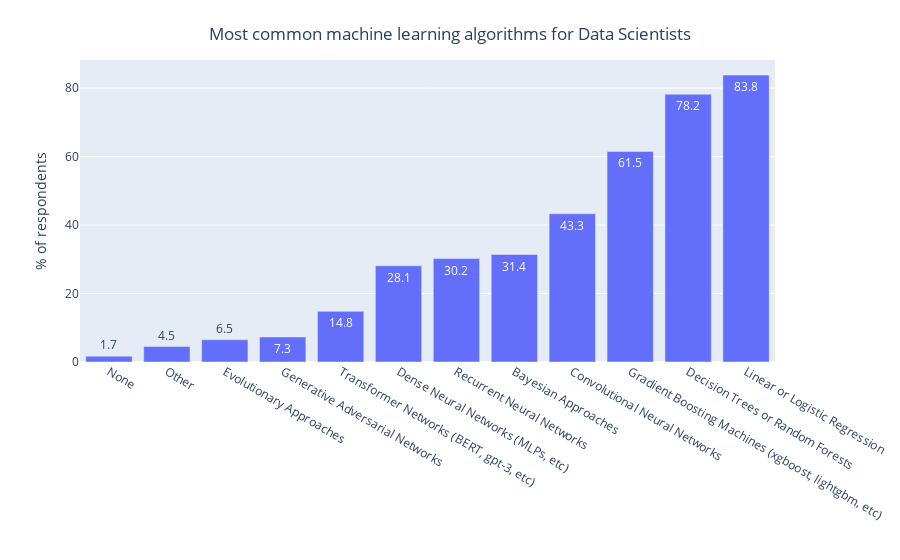

Notebook code cell kept with this figure:
### Code cell
question_name = 'Q17'
dictionary_of_counts = sort_dictionary_by_percent(responses_df,
                                                  q17_list_of_columns,
                                                  q17_dictionary_of_counts)
title_for_chart = 'Most common machine learning algorithms for Data Scientists'
title_for_y_axis = '% of respondents'
orientation_for_chart = 'v'
  
plotly_bar_chart(response_counts=dictionary_of_counts,
                 title=title_for_chart,
                 y_axis_title=title_for_y_axis,
                 orientation=orientation_for_chart)

### Figure 1 — Plotly figure (JSON) as saved in the notebook; plotly's stock layout.template omitted (floating-point values rounded to 4 significant figures)
{"data": [{"alignmentgroup": "True", "hovertemplate": "variable=0<br>=%{x}<br>% of respondents=%{y}<br>text=%{text}<extra></extra>", "legendgroup": "0", "marker": {"color": "#636efa"}, "name": "0", "offsetgroup": "0", "orientation": "v", "showlegend": true, "text": [1.7, 4.5, 6.5, 7.3, 14.8, 28.1, 30.2, 31.4, 43.3, 61.5, 78.2, 83.8], "textposition": "auto", "type": "bar", "x": ["None", "Other", "Evolutionary Approaches", "Generative Adversarial Networks", "Transformer Networks (BERT, gpt-3, etc)", "Dense Neural Networks (MLPs, etc)", "Recurrent Neural Networks", "Bayesian Approaches", "Convolutional Neural Networks", "Gradient Boosting Machines (xgboost, lightgbm, etc)", "Decision Trees or Random Forests", "Linear or Logistic Regression"], "xaxis": "x", "y": [1.7, 4.5, 6.5, 7.3, 14.8, 28.1, 30.2, 31.4, 43.3, 61.5, 78.2, 83.8], "yaxis": "y"}], "layout": {"barmode": "relative", "legend": {"title": {"text": "variable"}, "tracegroupgap": 0}, "margin": {"t": 60}, "showlegend": false, "title": {"text": "Most common machine learning algorithms for Data Scientists", "x": 0.5, "y": 0.95}, "xaxis": {"anchor": "y", "domain": [0.0, 1.0], "title": {"text": ""}}, "yaxis": {"anchor": "x", "domain": [0.0, 1.0], "title": {"text": "% of respondents"}}}}
